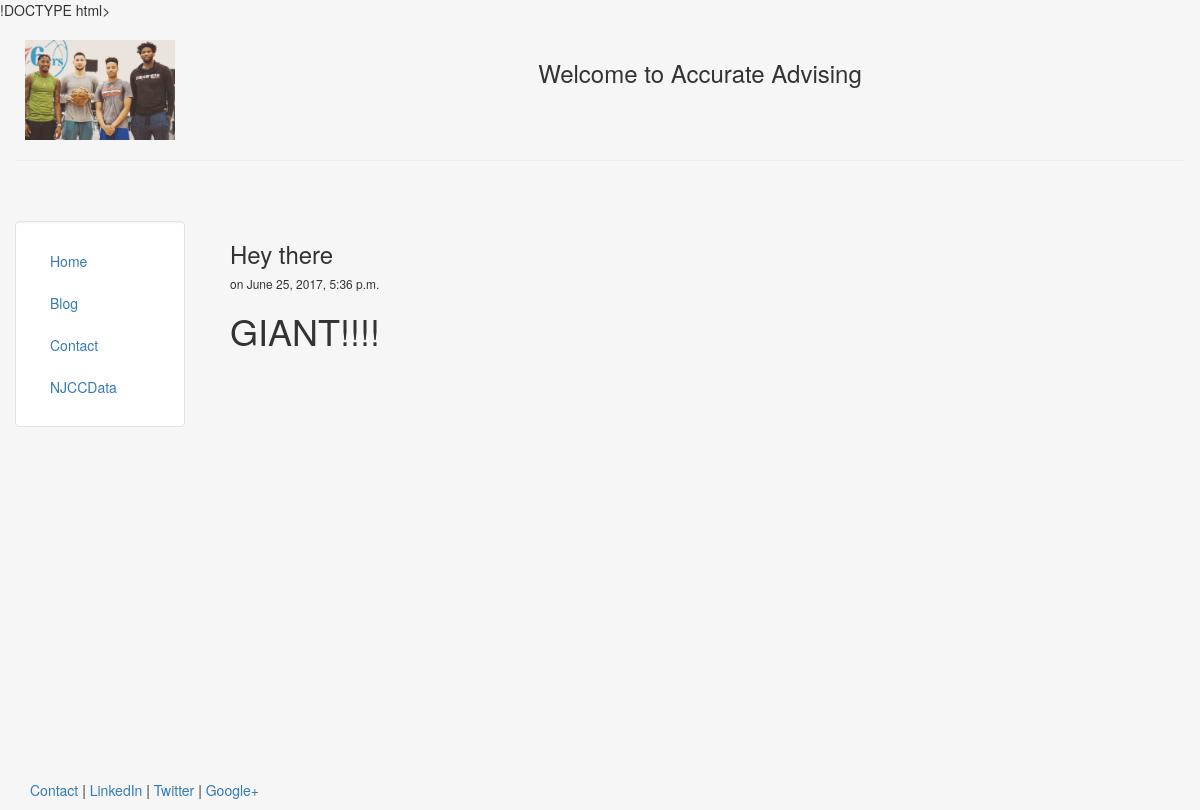
The app's page /blog/4 with its own data.
### blog/models.py (models this page shows, shortened)
class Post(models.Model):
	title = models.CharField(max_length=140)
	body = models.TextField()
	date = models.DateTimeField()

### blog/templates/blog/post.html
{% extends "personal/header.html" %}
{% block content %}
	<h3>{{post.title}}</h3>
	<h6>on {{post.date}}</h6>
	{{post.body|safe|linebreaks}}
{% endblock %}

### personal/templates/personal/header.html (style rules this page uses)
html, body { height:100% }

### records on screen
Post: title "Hey there", date "June 25, 2017, 5:36 p.m.", body "GIANT!!!!"
